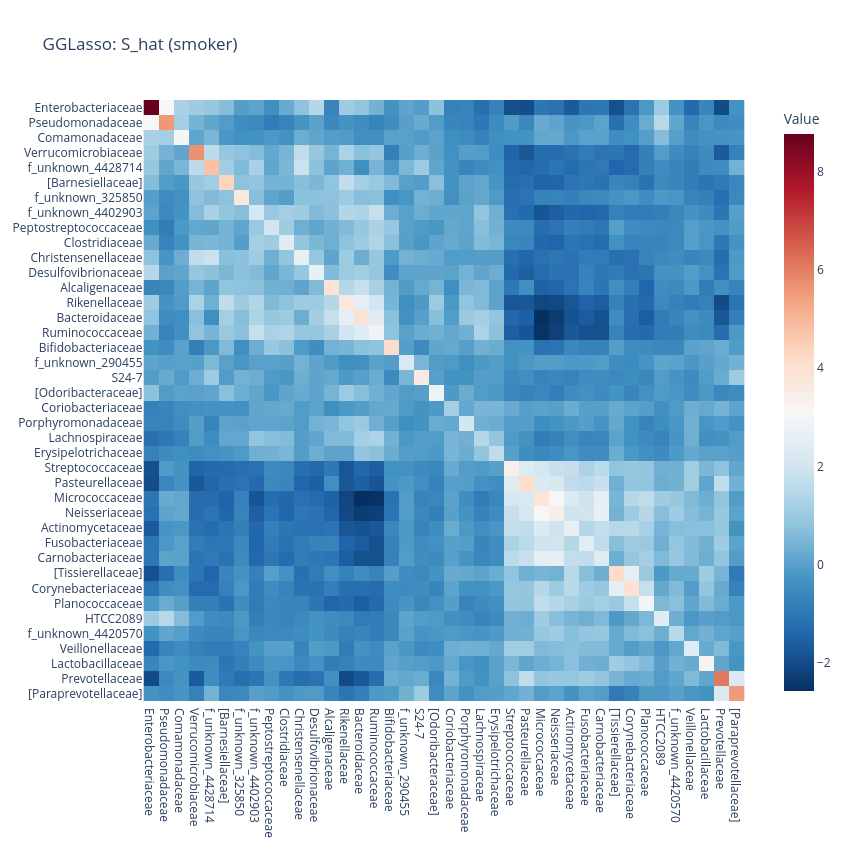
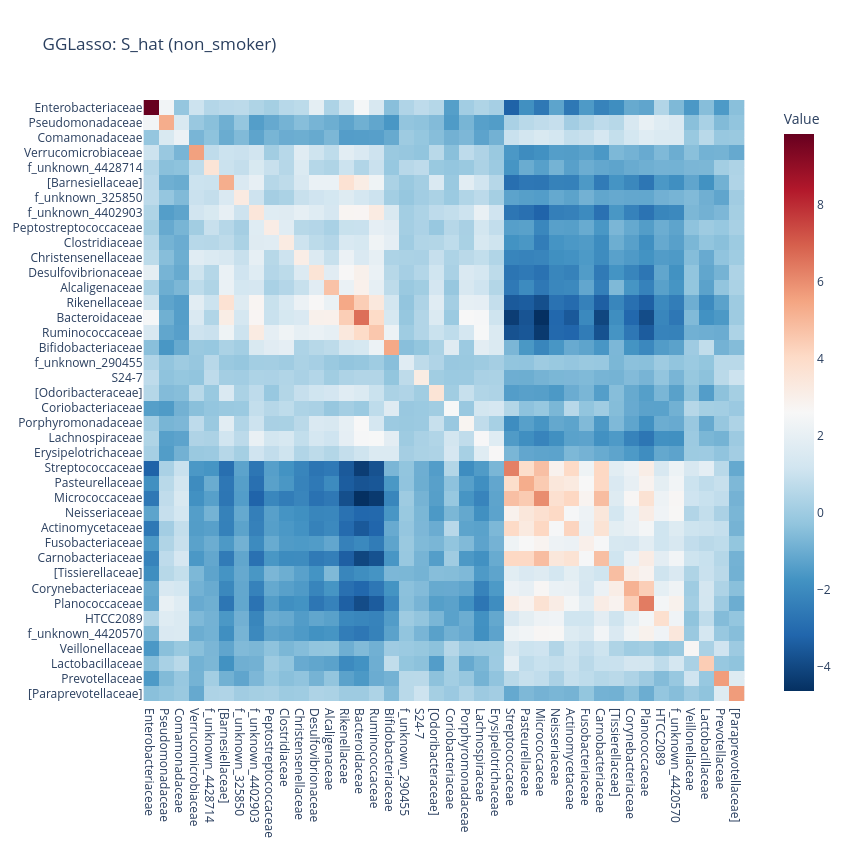

The notebook cell saved with these charts, in order:
### Markdown cell above
### Empirical covariance

### Code cell
selected_rank = 10

for case in ["smoker", "non_smoker"]:
    gg_S = pd.DataFrame(low_rank_dict[case][selected_rank]["refit"]["S"], index=family_names, columns=family_names)
    gg_S = gg_S.iloc[ordered_indices, ordered_indices]

    fig = px.imshow(gg_S,
                    color_continuous_scale='RdBu_r',
                    labels={'color': 'Value'},
                    title=f'GGLasso: S_hat ({case})')

    fig.update_layout(
        width=850,
        height=850,
        xaxis=dict(tickmode='array', tickvals=list(range(len(names_dict))), ticktext=[names_dict[idx] for idx in gg_S.index.map(int)]),
        yaxis=dict(tickmode='array', tickvals=list(range(len(names_dict))), ticktext=[names_dict[idx] for idx in gg_S.columns.map(int)])
    )

    fig.show()

### Figure 1 — Plotly figure (JSON) as saved in the notebook; plotly's stock layout.template omitted (floating-point values rounded to 4 significant figures; data arrays with more than 128 entries replaced by an {"elided": "..."} marker saying what was removed)
{"data": [{"coloraxis": "coloraxis", "hovertemplate": "x: %{x}<br>y: %{y}<br>Value: %{z}<extra></extra>", "name": "0", "type": "heatmap", "x": ["4448331", "1071450", "1117593", "4306262", "4428714", "175844", "325850", "4402903", "4409730", "4446320", "4402605", "359872", "841635", "4453609", "4468234", "4481131", "4347159", "290455", "177679", "4476877", "4481613", "4365130", "4457438", "4480861", "4425214", "4477696", "952003", "4396235", "12574", "4387092", "1696853", "505670", "1000986", "4446058", "710275", "4420570", "2829179", "128300", "4436552", "165118"], "xaxis": "x", "y": ["4448331", "1071450", "1117593", "4306262", "4428714", "175844", "325850", "4402903", "4409730", "4446320", "4402605", "359872", "841635", "4453609", "4468234", "4481131", "4347159", "290455", "177679", "4476877", "4481613", "4365130", "4457438", "4480861", "4425214", "4477696", "952003", "4396235", "12574", "4387092", "1696853", "505670", "1000986", "4446058", "710275", "4420570", "2829179", "128300", "4436552", "165118"], "yaxis": "y", "z": {"elided": "40x40 float values"}}], "layout": {"coloraxis": {"colorbar": {"title": {"text": "Value"}}, "colorscale": [[0, "rgb(5,48,97)"], [0.1, "rgb(33,102,172)"], [0.2, "rgb(67,147,195)"], [0.3, "rgb(146,197,222)"], [0.4, "rgb(209,229,240)"], [0.5, "rgb(247,247,247)"], [0.6, "rgb(253,219,199)"], [0.7, "rgb(244,165,130)"], [0.8, "rgb(214,96,77)"], [0.9, "rgb(178,24,43)"], [1, "rgb(103,0,31)"]]}, "height": 850, "title": {"text": "GGLasso: S_hat (smoker)"}, "width": 850, "xaxis": {"anchor": "y", "constrain": "domain", "domain": [0, 1], "scaleanchor": "y", "tickmode": "array", "ticktext": ["Enterobacteriaceae", "Pseudomonadaceae", "Comamonadaceae", "Verrucomicrobiaceae", "f_unknown_4428714", "[Barnesiellaceae]", "f_unknown_325850", "f_unknown_4402903", "Peptostreptococcaceae", "Clostridiaceae", "Christensenellaceae", "Desulfovibrionaceae", "Alcaligenaceae", "Rikenellaceae", "Bacteroidaceae", "Ruminococcaceae", "Bifidobacteriaceae", "f_unknown_290455", "S24-7", "[Odoribacteraceae]", "Coriobacteriaceae", "Porphyromonadaceae", "Lachnospiraceae", "Erysipelotrichaceae", "Streptococcaceae", "Pasteurellaceae", "Micrococcaceae", "Neisseriaceae", "Actinomycetaceae", "Fusobacteriaceae", "Carnobacteriaceae", "[Tissierellaceae]", "Corynebacteriaceae", "Planococcaceae", "HTCC2089", "f_unknown_4420570", "Veillonellaceae", "Lactobacillaceae", "Prevotellaceae", "[Paraprevotellaceae]"], "tickvals": [0, 1, 2, 3, 4, 5, 6, 7, 8, 9, 10, 11, 12, 13, 14, 15, 16, 17, 18, 19, 20, 21, 22, 23, 24, 25, 26, 27, 28, 29, 30, 31, 32, 33, 34, 35, 36, 37, 38, 39]}, "yaxis": {"anchor": "x", "autorange": "reversed", "constrain": "domain", "domain": [0, 1], "tickmode": "array", "ticktext": ["Enterobacteriaceae", "Pseudomonadaceae", "Comamonadaceae", "Verrucomicrobiaceae", "f_unknown_4428714", "[Barnesiellaceae]", "f_unknown_325850", "f_unknown_4402903", "Peptostreptococcaceae", "Clostridiaceae", "Christensenellaceae", "Desulfovibrionaceae", "Alcaligenaceae", "Rikenellaceae", "Bacteroidaceae", "Ruminococcaceae", "Bifidobacteriaceae", "f_unknown_290455", "S24-7", "[Odoribacteraceae]", "Coriobacteriaceae", "Porphyromonadaceae", "Lachnospiraceae", "Erysipelotrichaceae", "Streptococcaceae", "Pasteurellaceae", "Micrococcaceae", "Neisseriaceae", "Actinomycetaceae", "Fusobacteriaceae", "Carnobacteriaceae", "[Tissierellaceae]", "Corynebacteriaceae", "Planococcaceae", "HTCC2089", "f_unknown_4420570", "Veillonellaceae", "Lactobacillaceae", "Prevotellaceae", "[Paraprevotellaceae]"], "tickvals": [0, 1, 2, 3, 4, 5, 6, 7, 8, 9, 10, 11, 12, 13, 14, 15, 16, 17, 18, 19, 20, 21, 22, 23, 24, 25, 26, 27, 28, 29, 30, 31, 32, 33, 34, 35, 36, 37, 38, 39]}}}

### Figure 2 — Plotly figure (JSON) as saved in the notebook; plotly's stock layout.template omitted (floating-point values rounded to 4 significant figures; data arrays with more than 128 entries replaced by an {"elided": "..."} marker saying what was removed)
{"data": [{"coloraxis": "coloraxis", "hovertemplate": "x: %{x}<br>y: %{y}<br>Value: %{z}<extra></extra>", "name": "0", "type": "heatmap", "x": ["4448331", "1071450", "1117593", "4306262", "4428714", "175844", "325850", "4402903", "4409730", "4446320", "4402605", "359872", "841635", "4453609", "4468234", "4481131", "4347159", "290455", "177679", "4476877", "4481613", "4365130", "4457438", "4480861", "4425214", "4477696", "952003", "4396235", "12574", "4387092", "1696853", "505670", "1000986", "4446058", "710275", "4420570", "2829179", "128300", "4436552", "165118"], "xaxis": "x", "y": ["4448331", "1071450", "1117593", "4306262", "4428714", "175844", "325850", "4402903", "4409730", "4446320", "4402605", "359872", "841635", "4453609", "4468234", "4481131", "4347159", "290455", "177679", "4476877", "4481613", "4365130", "4457438", "4480861", "4425214", "4477696", "952003", "4396235", "12574", "4387092", "1696853", "505670", "1000986", "4446058", "710275", "4420570", "2829179", "128300", "4436552", "165118"], "yaxis": "y", "z": {"elided": "40x40 float values"}}], "layout": {"coloraxis": {"colorbar": {"title": {"text": "Value"}}, "colorscale": [[0, "rgb(5,48,97)"], [0.1, "rgb(33,102,172)"], [0.2, "rgb(67,147,195)"], [0.3, "rgb(146,197,222)"], [0.4, "rgb(209,229,240)"], [0.5, "rgb(247,247,247)"], [0.6, "rgb(253,219,199)"], [0.7, "rgb(244,165,130)"], [0.8, "rgb(214,96,77)"], [0.9, "rgb(178,24,43)"], [1, "rgb(103,0,31)"]]}, "height": 850, "title": {"text": "GGLasso: S_hat (non_smoker)"}, "width": 850, "xaxis": {"anchor": "y", "constrain": "domain", "domain": [0, 1], "scaleanchor": "y", "tickmode": "array", "ticktext": ["Enterobacteriaceae", "Pseudomonadaceae", "Comamonadaceae", "Verrucomicrobiaceae", "f_unknown_4428714", "[Barnesiellaceae]", "f_unknown_325850", "f_unknown_4402903", "Peptostreptococcaceae", "Clostridiaceae", "Christensenellaceae", "Desulfovibrionaceae", "Alcaligenaceae", "Rikenellaceae", "Bacteroidaceae", "Ruminococcaceae", "Bifidobacteriaceae", "f_unknown_290455", "S24-7", "[Odoribacteraceae]", "Coriobacteriaceae", "Porphyromonadaceae", "Lachnospiraceae", "Erysipelotrichaceae", "Streptococcaceae", "Pasteurellaceae", "Micrococcaceae", "Neisseriaceae", "Actinomycetaceae", "Fusobacteriaceae", "Carnobacteriaceae", "[Tissierellaceae]", "Corynebacteriaceae", "Planococcaceae", "HTCC2089", "f_unknown_4420570", "Veillonellaceae", "Lactobacillaceae", "Prevotellaceae", "[Paraprevotellaceae]"], "tickvals": [0, 1, 2, 3, 4, 5, 6, 7, 8, 9, 10, 11, 12, 13, 14, 15, 16, 17, 18, 19, 20, 21, 22, 23, 24, 25, 26, 27, 28, 29, 30, 31, 32, 33, 34, 35, 36, 37, 38, 39]}, "yaxis": {"anchor": "x", "autorange": "reversed", "constrain": "domain", "domain": [0, 1], "tickmode": "array", "ticktext": ["Enterobacteriaceae", "Pseudomonadaceae", "Comamonadaceae", "Verrucomicrobiaceae", "f_unknown_4428714", "[Barnesiellaceae]", "f_unknown_325850", "f_unknown_4402903", "Peptostreptococcaceae", "Clostridiaceae", "Christensenellaceae", "Desulfovibrionaceae", "Alcaligenaceae", "Rikenellaceae", "Bacteroidaceae", "Ruminococcaceae", "Bifidobacteriaceae", "f_unknown_290455", "S24-7", "[Odoribacteraceae]", "Coriobacteriaceae", "Porphyromonadaceae", "Lachnospiraceae", "Erysipelotrichaceae", "Streptococcaceae", "Pasteurellaceae", "Micrococcaceae", "Neisseriaceae", "Actinomycetaceae", "Fusobacteriaceae", "Carnobacteriaceae", "[Tissierellaceae]", "Corynebacteriaceae", "Planococcaceae", "HTCC2089", "f_unknown_4420570", "Veillonellaceae", "Lactobacillaceae", "Prevotellaceae", "[Paraprevotellaceae]"], "tickvals": [0, 1, 2, 3, 4, 5, 6, 7, 8, 9, 10, 11, 12, 13, 14, 15, 16, 17, 18, 19, 20, 21, 22, 23, 24, 25, 26, 27, 28, 29, 30, 31, 32, 33, 34, 35, 36, 37, 38, 39]}}}
